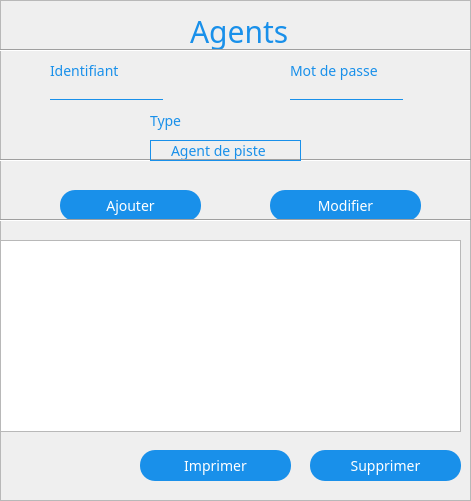
   <widget class="QFrame" name="frame_5">
    <property name="geometry">
     <rect>
      <x>270</x>
      <y>360</y>
      <width>471</width>
      <height>501</height>
     </rect>
    </property>
    <property name="styleSheet">
     <string notr="true"> *{
font-family:century gothic;
color:#1990ea;
border-color:#1990ea;
font-size:14px;}
	#frame_5 {


font-family:century gothic;
    border: 1px solid #1990ea;
    border-radius: 30px;
border-color: #eaeaea;
    margin-top: 0.5em;
background : white;
}
QFrame[frameShape=&quot;4&quot;],
QFrame[frameShape=&quot;5&quot;]
{
   border: none;
    border-bottom: 1px solid #1990ea;
}
QComboButton{
font-family:century gothic;
background:transparent;
border:none;
color:#1990ea;
border-bottom: 1px solid #1990ea;}
QLabel{
background:transparent;}

QLineEdit
{
font-family:century gothic;
background:transparent;
border:none;
color:#1990ea;
border-bottom: 1px solid #1990ea;
}
QDateTimeEdit
{
font-family:century gothic;
background:transparent;
border:none;
color:#1990ea;
border-bottom: 1px solid #1990ea;
}</string>
    </property>
    <property name="frameShape">
     <enum>QFrame::StyledPanel</enum>
    </property>
    <property name="frameShadow">
     <enum>QFrame::Raised</enum>
    </property>
    <widget class="QLabel" name="label_14">
     <property name="geometry">
      <rect>
       <x>190</x>
       <y>-10</y>
       <width>151</width>
       <height>81</height>
      </rect>
     </property>
     <property name="styleSheet">
      <string notr="true">*{
font: 40pt  'Oswald';font-size:30px;
color: #1990ea;
}</string>
     </property>
     <property name="text">
      <string>Agents</string>
     </property>
    </widget>
    <widget class="Line" name="line_10">
     <property name="geometry">
      <rect>
       <x>0</x>
       <y>40</y>
       <width>471</width>
       <height>20</height>
      </rect>
     </property>
     <property name="palette">
      <palette>
       <active>
        <colorrole role="WindowText">
         <brush brushstyle="SolidPattern">
          <color alpha="255">
           <red>25</red>
           <green>144</green>
           <blue>234</blue>
          </color>
         </brush>
        </colorrole>
        <colorrole role="Text">
         <brush brushstyle="SolidPattern">
          <color alpha="255">
           <red>25</red>
           <green>144</green>
           <blue>234</blue>
          </color>
         </brush>
        </colorrole>
        <colorrole role="ButtonText">
         <brush brushstyle="SolidPattern">
          <color alpha="255">
           <red>25</red>
           <green>144</green>
           <blue>234</blue>
          </color>
         </brush>
        </colorrole>
        <colorrole role="PlaceholderText">
         <brush brushstyle="NoBrush">
          <color alpha="128">
           <red>25</red>
           <green>144</green>
           <blue>234</blue>
          </color>
         </brush>
        </colorrole>
       </active>
       <inactive>
        <colorrole role="WindowText">
         <brush brushstyle="SolidPattern">
          <color alpha="255">
           <red>25</red>
           <green>144</green>
           <blue>234</blue>
          </color>
         </brush>
        </colorrole>
        <colorrole role="Text">
         <brush brushstyle="SolidPattern">
          <color alpha="255">
           <red>25</red>
           <green>144</green>
           <blue>234</blue>
          </color>
         </brush>
        </colorrole>
        <colorrole role="ButtonText">
         <brush brushstyle="SolidPattern">
          <color alpha="255">
           <red>25</red>
           <green>144</green>
           <blue>234</blue>
          </color>
         </brush>
        </colorrole>
        <colorrole role="PlaceholderText">
         <brush brushstyle="NoBrush">
          <color alpha="128">
           <red>25</red>
           <green>144</green>
           <blue>234</blue>
          </color>
         </brush>
        </colorrole>
       </inactive>
       <disabled>
        <colorrole role="WindowText">
         <brush brushstyle="SolidPattern">
          <color alpha="255">
           <red>25</red>
           <green>144</green>
           <blue>234</blue>
          </color>
         </brush>
        </colorrole>
        <colorrole role="Text">
         <brush brushstyle="SolidPattern">
          <color alpha="255">
           <red>25</red>
           <green>144</green>
           <blue>234</blue>
          </color>
         </brush>
        </colorrole>
        <colorrole role="ButtonText">
         <brush brushstyle="SolidPattern">
          <color alpha="255">
           <red>25</red>
           <green>144</green>
           <blue>234</blue>
          </color>
         </brush>
        </colorrole>
        <colorrole role="PlaceholderText">
         <brush brushstyle="NoBrush">
          <color alpha="128">
           <red>25</red>
           <green>144</green>
           <blue>234</blue>
          </color>
         </brush>
        </colorrole>
       </disabled>
      </palette>
     </property>
     <property name="orientation">
      <enum>Qt::Horizontal</enum>
     </property>
    </widget>
    <widget class="QLabel" name="label_16">
     <property name="geometry">
      <rect>
       <x>50</x>
       <y>60</y>
       <width>111</width>
       <height>21</height>
      </rect>
     </property>
     <property name="font">
      <font>
       <family>century gothic</family>
       <pointsize>-1</pointsize>
      </font>
     </property>
     <property name="styleSheet">
      <string notr="true"/>
     </property>
     <property name="text">
      <string>Identifiant</string>
     </property>
    </widget>
    <widget class="QLineEdit" name="lineEdit_mdpagent">
     <property name="enabled">
      <bool>true</bool>
     </property>
     <property name="geometry">
      <rect>
       <x>290</x>
       <y>80</y>
       <width>113</width>
       <height>20</height>
      </rect>
     </property>
    </widget>
    <widget class="QLabel" name="label_17">
     <property name="geometry">
      <rect>
       <x>290</x>
       <y>60</y>
       <width>111</width>
       <height>21</height>
      </rect>
     </property>
     <property name="font">
      <font>
       <family>century gothic</family>
       <pointsize>-1</pointsize>
      </font>
     </property>
     <property name="styleSheet">
      <string notr="true"/>
     </property>
     <property name="text">
      <string>Mot de passe</string>
     </property>
    </widget>
    <widget class="QLabel" name="label_20">
     <property name="geometry">
      <rect>
       <x>150</x>
       <y>110</y>
       <width>111</width>
       <height>21</height>
      </rect>
     </property>
     <property name="font">
      <font>
       <family>century gothic</family>
       <pointsize>-1</pointsize>
      </font>
     </property>
     <property name="styleSheet">
      <string notr="true"/>
     </property>
     <property name="text">
      <string>Type</string>
     </property>
    </widget>
    <widget class="Line" name="line_11">
     <property name="geometry">
      <rect>
       <x>0</x>
       <y>150</y>
       <width>471</width>
       <height>20</height>
      </rect>
     </property>
     <property name="palette">
      <palette>
       <active>
        <colorrole role="WindowText">
         <brush brushstyle="SolidPattern">
          <color alpha="255">
           <red>25</red>
           <green>144</green>
           <blue>234</blue>
          </color>
         </brush>
        </colorrole>
        <colorrole role="Text">
         <brush brushstyle="SolidPattern">
          <color alpha="255">
           <red>25</red>
           <green>144</green>
           <blue>234</blue>
          </color>
         </brush>
        </colorrole>
        <colorrole role="ButtonText">
         <brush brushstyle="SolidPattern">
          <color alpha="255">
           <red>25</red>
           <green>144</green>
           <blue>234</blue>
          </color>
         </brush>
        </colorrole>
        <colorrole role="PlaceholderText">
         <brush brushstyle="NoBrush">
          <color alpha="128">
           <red>25</red>
           <green>144</green>
           <blue>234</blue>
          </color>
         </brush>
        </colorrole>
       </active>
       <inactive>
        <colorrole role="WindowText">
         <brush brushstyle="SolidPattern">
          <color alpha="255">
           <red>25</red>
           <green>144</green>
           <blue>234</blue>
          </color>
         </brush>
        </colorrole>
        <colorrole role="Text">
         <brush brushstyle="SolidPattern">
          <color alpha="255">
           <red>25</red>
           <green>144</green>
           <blue>234</blue>
          </color>
         </brush>
        </colorrole>
        <colorrole role="ButtonText">
         <brush brushstyle="SolidPattern">
          <color alpha="255">
           <red>25</red>
           <green>144</green>
           <blue>234</blue>
          </color>
         </brush>
        </colorrole>
        <colorrole role="PlaceholderText">
         <brush brushstyle="NoBrush">
          <color alpha="128">
           <red>25</red>
           <green>144</green>
           <blue>234</blue>
          </color>
         </brush>
        </colorrole>
       </inactive>
       <disabled>
        <colorrole role="WindowText">
         <brush brushstyle="SolidPattern">
          <color alpha="255">
           <red>25</red>
           <green>144</green>
           <blue>234</blue>
          </color>
         </brush>
        </colorrole>
        <colorrole role="Text">
         <brush brushstyle="SolidPattern">
          <color alpha="255">
           <red>25</red>
           <green>144</green>
           <blue>234</blue>
          </color>
         </brush>
        </colorrole>
        <colorrole role="ButtonText">
         <brush brushstyle="SolidPattern">
          <color alpha="255">
           <red>25</red>
           <green>144</green>
           <blue>234</blue>
          </color>
         </brush>
        </colorrole>
        <colorrole role="PlaceholderText">
         <brush brushstyle="NoBrush">
          <color alpha="128">
           <red>25</red>
           <green>144</green>
           <blue>234</blue>
          </color>
         </brush>
        </colorrole>
       </disabled>
      </palette>
     </property>
     <property name="styleSheet">
      <string notr="true">QFrame[frameShape=&quot;4&quot;] /* QFrame::HLine == 0x0004 */
{
    color: red;
}</string>
     </property>
     <property name="frameShadow">
      <enum>QFrame::Sunken</enum>
     </property>
     <property name="orientation">
      <enum>Qt::Horizontal</enum>
     </property>
    </widget>
    <widget class="QPushButton" name="pushButton_ajoutagent">
     <property name="geometry">
      <rect>
       <x>60</x>
       <y>190</y>
       <width>141</width>
       <height>31</height>
      </rect>
     </property>
     <property name="styleSheet">
      <string notr="true">QPushButton{
background: #1990ea;
color: white;
border-radius:15px;}  
QPushButton:hover
{
    border: 1px solid #1990ea;
color:  #1990ea;
border-radius:15px;
background: white;}  </string>
     </property>
     <property name="text">
      <string>Ajouter</string>
     </property>
    </widget>
    <widget class="QPushButton" name="pushButton_modagent">
     <property name="enabled">
      <bool>true</bool>
     </property>
     <property name="geometry">
      <rect>
       <x>270</x>
       <y>190</y>
       <width>151</width>
       <height>31</height>
      </rect>
     </property>
     <property name="styleSheet">
      <string notr="true">QPushButton{
background: #1990ea;
color: white;
border-radius:15px;}  
QPushButton:hover
{
    border: 1px solid #1990ea;
color:  #1990ea;
border-radius:15px;
background: white;}  </string>
     </property>
     <property name="text">
      <string>Modifier</string>
     </property>
    </widget>
    <widget class="QComboBox" name="comboBox_typeagent">
     <property name="geometry">
      <rect>
       <x>150</x>
       <y>140</y>
       <width>151</width>
       <height>21</height>
      </rect>
     </property>
     <property name="styleSheet">
      <string notr="true">
QComboBox{
border-bottom: 1px solid #1990ea;
background:transparent;
font-family:century gothic;
subcontrol-position: top right;
border: 1px solid #1990ea;
 padding: 1px 0px 1px 20px;
subcontrol-origin: padding;
color:#1990ea;
border-radius:15px;}  
QComboBox:hover
{
    border: 1px solid #1990ea;
color:  #1990ea;
border-radius:15px;
background: white;}  
QComboBox QAbstractItemView
{
    border: 2px solid #1990ea;
    color: #1990ea;
    
}

QComboBox::drop-down
{
     subcontrol-origin: padding;
     subcontrol-position: top right;
     width: 15px;
     color: blue;
     border-left-width: 0px;
     border-left-color: #1990ea;
     border-left-style: solid; /* just a single line */
     border-top-right-radius: 3px; /* same radius as the QComboBox */
     border-bottom-right-radius: 3px;
     padding-left: 10px;
 }</string>
     </property>
     <item>
      <property name="text">
       <string>Agent de piste</string>
      </property>
     </item>
     <item>
      <property name="text">
       <string>Agent de vente</string>
      </property>
     </item>
     <item>
      <property name="text">
       <string>Agent d'avion</string>
      </property>
     </item>
     <item>
      <property name="text">
       <string>Agent de passager</string>
      </property>
     </item>
     <item>
      <property name="text">
       <string>Agent de pilote</string>
      </property>
     </item>
    </widget>
    <widget class="QLineEdit" name="lineEdit_iusernameagent">
     <property name="geometry">
      <rect>
       <x>50</x>
       <y>80</y>
       <width>113</width>
       <height>20</height>
      </rect>
     </property>
    </widget>
    <widget class="Line" name="line_12">
     <property name="geometry">
      <rect>
       <x>0</x>
       <y>210</y>
       <width>471</width>
       <height>20</height>
      </rect>
     </property>
     <property name="palette">
      <palette>
       <active>
        <colorrole role="WindowText">
         <brush brushstyle="SolidPattern">
          <color alpha="255">
           <red>25</red>
           <green>144</green>
           <blue>234</blue>
          </color>
         </brush>
        </colorrole>
        <colorrole role="Text">
         <brush brushstyle="SolidPattern">
          <color alpha="255">
           <red>25</red>
           <green>144</green>
           <blue>234</blue>
          </color>
         </brush>
        </colorrole>
        <colorrole role="ButtonText">
         <brush brushstyle="SolidPattern">
          <color alpha="255">
           <red>25</red>
           <green>144</green>
           <blue>234</blue>
          </color>
         </brush>
        </colorrole>
        <colorrole role="PlaceholderText">
         <brush brushstyle="NoBrush">
          <color alpha="128">
           <red>25</red>
           <green>144</green>
           <blue>234</blue>
          </color>
         </brush>
        </colorrole>
       </active>
       <inactive>
        <colorrole role="WindowText">
         <brush brushstyle="SolidPattern">
          <color alpha="255">
           <red>25</red>
           <green>144</green>
           <blue>234</blue>
          </color>
         </brush>
        </colorrole>
        <colorrole role="Text">
         <brush brushstyle="SolidPattern">
          <color alpha="255">
           <red>25</red>
           <green>144</green>
           <blue>234</blue>
          </color>
         </brush>
        </colorrole>
        <colorrole role="ButtonText">
         <brush brushstyle="SolidPattern">
          <color alpha="255">
           <red>25</red>
           <green>144</green>
           <blue>234</blue>
          </color>
         </brush>
        </colorrole>
        <colorrole role="PlaceholderText">
         <brush brushstyle="NoBrush">
          <color alpha="128">
           <red>25</red>
           <green>144</green>
           <blue>234</blue>
          </color>
         </brush>
        </colorrole>
       </inactive>
       <disabled>
        <colorrole role="WindowText">
         <brush brushstyle="SolidPattern">
          <color alpha="255">
           <red>25</red>
           <green>144</green>
           <blue>234</blue>
          </color>
         </brush>
        </colorrole>
        <colorrole role="Text">
         <brush brushstyle="SolidPattern">
          <color alpha="255">
           <red>25</red>
           <green>144</green>
           <blue>234</blue>
          </color>
         </brush>
        </colorrole>
        <colorrole role="ButtonText">
         <brush brushstyle="SolidPattern">
          <color alpha="255">
           <red>25</red>
           <green>144</green>
           <blue>234</blue>
          </color>
         </brush>
        </colorrole>
        <colorrole role="PlaceholderText">
         <brush brushstyle="NoBrush">
          <color alpha="128">
           <red>25</red>
           <green>144</green>
           <blue>234</blue>
          </color>
         </brush>
        </colorrole>
       </disabled>
      </palette>
     </property>
     <property name="styleSheet">
      <string notr="true">QFrame[frameShape=&quot;4&quot;] /* QFrame::HLine == 0x0004 */
{
    color: red;
}</string>
     </property>
     <property name="frameShadow">
      <enum>QFrame::Sunken</enum>
     </property>
     <property name="orientation">
      <enum>Qt::Horizontal</enum>
     </property>
    </widget>
    <widget class="QTableView" name="tableView_2">
     <property name="geometry">
      <rect>
       <x>0</x>
       <y>240</y>
       <width>461</width>
       <height>192</height>
      </rect>
     </property>
     <property name="selectionBehavior">
      <enum>QAbstractItemView::SelectRows</enum>
     </property>
    </widget>
    <widget class="QPushButton" name="pushButton_suppagent">
     <property name="enabled">
      <bool>true</bool>
     </property>
     <property name="geometry">
      <rect>
       <x>310</x>
       <y>450</y>
       <width>151</width>
       <height>31</height>
      </rect>
     </property>
     <property name="styleSheet">
      <string notr="true">QPushButton{
background: #1990ea;
color: white;
border-radius:15px;}  
QPushButton:hover
{
    border: 1px solid #1990ea;
color:  #1990ea;
border-radius:15px;
background: white;}  </string>
     </property>
     <property name="text">
      <string>Supprimer</string>
     </property>
    </widget>
    <widget class="QPushButton" name="pushButton_impagent">
     <property name="enabled">
      <bool>true</bool>
     </property>
     <property name="geometry">
      <rect>
       <x>140</x>
       <y>450</y>
       <width>151</width>
       <height>31</height>
      </rect>
     </property>
     <property name="styleSheet">
      <string notr="true">QPushButton{
background: #1990ea;
color: white;
border-radius:15px;}  
QPushButton:hover
{
    border: 1px solid #1990ea;
color:  #1990ea;
border-radius:15px;
background: white;}  </string>
     </property>
     <property name="text">
      <string>Imprimer</string>
     </property>
    </widget>
   </widget>
